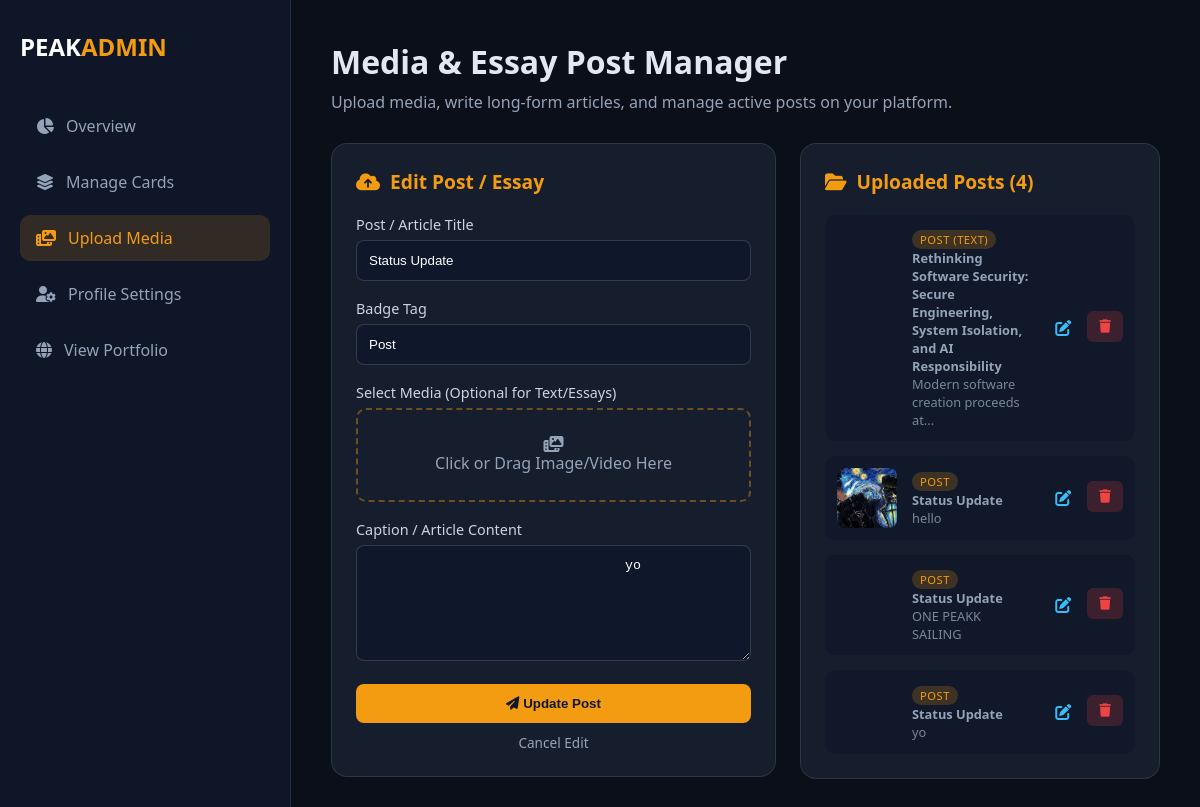
The app's page /dashboard/post?edit_id=1 (signed in) with its own data.
### app.py (models this page shows)
class MediaUpload(db.Model):
    id = db.Column(db.Integer, primary_key=True)
    title = db.Column(db.String(100), nullable=True)
    caption = db.Column(db.Text, nullable=True)
    badge = db.Column(db.String(50), default="Featured")
    filename = db.Column(db.String(255), nullable=True)
    media_type = db.Column(db.String(10), nullable=True)
    created_at = db.Column(db.DateTime, default=datetime.utcnow)

### app.py (the view)
@app.route('/dashboard/post')
@login_required
def dashboard_post():
    edit_id = request.args.get('edit_id', type=int)
    edit_post = MediaUpload.query.get(edit_id) if edit_id else None
    uploads = MediaUpload.query.order_by(MediaUpload.id.desc()).all()
    return render_template('dashboard_post.html', uploads=uploads, edit_post=edit_post)

### app.py (called while the page is built)
@login_manager.user_loader
def load_user(user_id):
    return db.session.get(User, int(user_id))

### templates/dashboard_post.html (shortened to what this page needs)
<!DOCTYPE html>
<html lang="en">
<head>
    <link rel="stylesheet" href="https://cdnjs.cloudflare.com/ajax/libs/font-awesome/6.4.0/css/all.min.css">
    <link rel="stylesheet" href="{{ url_for('static', filename='css/dashboard.css') }}">
</head>
<body class="dashboard-body">
    <div class="dashboard-container">
        <aside class="dashboard-sidebar">
            <div class="brand">
                <h2>PEAK<span>ADMIN</span></h2>
            </div>
            <nav class="dash-nav">
                <a href="{{ url_for('dashboard') }}">
                    <i class="fa-solid fa-chart-pie"></i> Overview
                </a>
                <a href="{{ url_for('dashboard_cards') }}">
                    <i class="fa-solid fa-layer-group"></i> Manage Cards
                </a>
                <a href="{{ url_for('dashboard_post') }}" class="active">
                    <i class="fa-solid fa-photo-film"></i> Upload Media
                </a>
                <a href="{{ url_for('dashboard_profile_page') }}">
                    <i class="fa-solid fa-user-gear"></i> Profile Settings
                </a>
                <a href="{{ url_for('home') }}">
                    <i class="fa-solid fa-globe"></i> View Portfolio
                </a>
            </nav>
        </aside>
        <main class="dashboard-content">
            <header class="dash-header">
                <h1>Media & Essay Post Manager</h1>
                <p>Upload media, write long-form articles, and manage active posts on your platform.</p>
            </header>
            <div class="dash-grid">
                <div class="dash-card">
                    <h3>
                        <i class="fa-solid fa-cloud-arrow-up"></i>
                        {% if edit_post %}Edit Post / Essay{% else %}New Media or Essay Post{% endif %}
                    </h3>
                    <form action="{% if edit_post %}{{ url_for('update_media', upload_id=edit_post.id) }}{% else %}{{ url_for('upload_media') }}{% endif %}"
                          method="POST"
                          enctype="multipart/form-data"
                          class="dash-form">
                        <div class="form-group">
                            <label for="title">Post / Article Title</label>
                            <input type="text" id="title" name="title" class="form-control"
                                   placeholder="e.g. Rethinking Software Security..."
                                   value="{{ edit_post.title if edit_post else '' }}">
                        </div>
                        <div class="form-group">
                            <label for="badge">Badge Tag</label>
                            <input type="text" id="badge" name="badge" class="form-control"
                                   placeholder="e.g. POST (TEXT), Article, Essay"
                                   value="{{ edit_post.badge if edit_post else 'POST (TEXT)' }}">
                        </div>
                        <div class="form-group">
                            <label>Select Media (Optional for Text/Essays)</label>
                            <div class="file-upload-wrapper">
                                <div class="file-dummy">
                                    <i class="fa-solid fa-photo-film"></i>
                                    <span id="file-label">Click or Drag Image/Video Here</span>
                                </div>
                            </div>
                        </div>
                        <div class="form-group">
                            <label for="caption_editor">Caption / Article Content</label>
                            <textarea id="caption_editor" name="caption" rows="6">
                                {{ edit_post.caption if edit_post else '' }}
                            </textarea>
                        </div>
                        <div class="form-actions" style="margin-top: 15px;">
                            <button type="submit" class="btn-submit">
                                <i class="fa-solid fa-paper-plane"></i>
                                {% if edit_post %}Update Post{% else %}Post Media{% endif %}
                            </button>
                            {% if edit_post %}
                                <a href="{{ url_for('dashboard_post') }}"
                                   style="display: block; text-align: center; color: #94a3b8; margin-top: 10px; text-decoration: none; font-size: 0.85rem;">
                                    Cancel Edit
                                </a>
                            {% endif %}
                        </div>
                    </form>
                </div>
                <div class="dash-card">
                    <h3><i class="fa-solid fa-folder-open"></i> Uploaded Posts ({{ uploads|length if uploads else 0 }})</h3>
                    <div class="card-list">
                        {% if uploads %}
                            {% for item in uploads %}
                            <div class="card-item">
                                <div class="thumb-box">
                                    {% if item.filename %}
                                        {% if item.media_type == 'image' %}
                                            <img src="{{ url_for('static', filename='uploads/' + item.filename) }}" alt="Media">
                                        {% else %}
                                            <video src="{{ url_for('static', filename='uploads/' + item.filename) }}" muted></video>
                                        {% endif %}
                                    {% else %}
                                        <div style="display: flex; align-items: center; justify-content: center; height: 100%; background: #1e293b; color: #f59e0b;">
                                            <i class="fa-solid fa-file-lines" style="font-size: 1.5rem;"></i>
                                        </div>
                                    {% endif %}
                                </div>
                                <div class="card-info">
                                    <span class="badge">{{ item.badge or item.media_type|upper or 'POST' }}</span>
                                    <p><strong>{{ item.title or 'Untitled Post' }}</strong></p>
                                    <p style="font-size: 0.8rem; opacity: 0.8;">{{ item.caption|striptags|truncate(40) }}</p>
                                </div>
                                <div class="card-actions" style="display: flex; gap: 6px;">
                                    <a href="{{ url_for('dashboard_post', edit_id=item.id) }}" class="btn-edit" title="Edit Post" style="padding: 6px 10px; color: #38bdf8;">
                                        <i class="fa-solid fa-pen-to-square"></i>
                                    </a>
                                    <form action="{{ url_for('delete_media', upload_id=item.id) }}" method="POST" onsubmit="return confirm('Delete this media file?');" style="margin: 0;">
                                        <button type="submit" class="btn-delete" title="Delete Media">
                                            <i class="fa-solid fa-trash"></i>
                                        </button>
                                    </form>
                                </div>
                            </div>
                            {% endfor %}
                        {% else %}
                            <p class="empty-msg">No media uploads found. Use the form to post videos, images, or articles!</p>
                        {% endif %}
                    </div>
                </div>
            </div>
        </main>
    </div>
</body>
</html>

### static/css/dashboard.css (style rules this page uses)
body.dashboard-body { background-color: #0b0f19; color: #e2e8f0; font-family: 'Segoe UI', Tahoma, Geneva, Verdana, sans-serif; margin: 0; padding: 0; }
.dashboard-container { display: flex; min-height: 100vh; }
.dashboard-sidebar { width: 250px; background: rgba(15, 23, 42, 0.95); border-right: 1px solid rgba(255, 255, 255, 0.1); padding: 30px 20px; display: flex; flex-direction: column; }
.dashboard-sidebar .brand h2 { color: #ffffff; font-size: 1.5rem; margin: 0 0 40px 0; }
.dashboard-sidebar .brand span { color: #f39c12; }
.dash-nav a { display: flex; align-items: center; gap: 12px; color: #94a3b8; text-decoration: none; padding: 12px 16px; border-radius: 10px; margin-bottom: 10px; transition: all 0.2s ease; }
.dash-nav a:hover, .dash-nav a.active { background: rgba(243, 156, 18, 0.15); color: #f39c12; }
.dashboard-content { flex: 1; padding: 40px; overflow-y: auto; }
.dash-header { margin-bottom: 30px; }
.dash-header h1 { font-size: 2rem; margin: 0 0 8px 0; }
.dash-header p { color: #94a3b8; margin: 0; }
.dash-grid { display: grid; grid-template-columns: 1fr 1fr; gap: 30px; }
.dash-card { background: rgba(30, 41, 59, 0.6); backdrop-filter: blur(12px); border: 1px solid rgba(255, 255, 255, 0.1); border-radius: 16px; padding: 24px; }
.dash-card h3 { margin: 0 0 20px 0; font-size: 1.2rem; color: #f39c12; display: flex; align-items: center; gap: 10px; }
.dash-form .form-group { margin-bottom: 18px; }
.dash-form label { display: block; margin-bottom: 6px; font-size: 0.9rem; color: #cbd5e1; }
.dash-form input[type="text"], .dash-form textarea { width: 100%; padding: 12px; background: rgba(15, 23, 42, 0.8); border: 1px solid rgba(255, 255, 255, 0.15); border-radius: 8px; color: #ffffff; box-sizing: border-box; }
.file-upload-wrapper { position: relative; height: 90px; border: 2px dashed rgba(243, 156, 18, 0.4); border-radius: 10px; overflow: hidden; }
.file-dummy { display: flex; flex-direction: column; align-items: center; justify-content: center; height: 100%; color: #94a3b8; }
.btn-submit { width: 100%; padding: 12px; background: #f39c12; border: none; border-radius: 8px; color: #0f172a; font-weight: bold; cursor: pointer; transition: background 0.2s; }
.card-list { display: flex; flex-direction: column; gap: 15px; }
.card-item { display: flex; align-items: center; background: rgba(15, 23, 42, 0.7); padding: 12px; border-radius: 10px; gap: 15px; }
.thumb-box { width: 60px; height: 60px; border-radius: 8px; overflow: hidden; flex-shrink: 0; }
.thumb-box img { width: 100%; height: 100%; object-fit: cover; }
.card-info { flex: 1; }
.card-info .badge { font-size: 0.7rem; background: rgba(243, 156, 18, 0.2); color: #f39c12; padding: 2px 8px; border-radius: 12px; }
.card-info p { margin: 0; font-size: 0.8rem; color: #94a3b8; }
.btn-delete { background: rgba(239, 68, 68, 0.2); color: #ef4444; border: none; padding: 8px 12px; border-radius: 6px; cursor: pointer; transition: background 0.2s; }
.thumb-box video { width: 100%; height: 100%; object-fit: cover; border-radius: 8px; }
.card-info .badge { text-transform: uppercase; letter-spacing: 0.5px; }

### templates/dashboard_post.html (style rules this page uses)
.dashboard-content { overflow-x: hidden; width: 100%; box-sizing: border-box; }
.dash-grid { display: grid !important; grid-template-columns: minmax(0, 1fr) 360px !important; gap: 24px !important; align-items: start !important; width: 100% !important; }
.dash-card { min-width: 0 !important; position: relative !important; z-index: 1 !important; }

### records on screen
MediaUpload: title "Status Update", badge "Post", caption "yo", badge "POST"
MediaUpload: badge "POST (TEXT)", title "Rethinking Software Security: Secure Engineering, System Isolation, and AI Responsibility", caption "Modern software creation proceeds at..."
MediaUpload: filename (picture), badge "POST", title "Status Update", caption "hello"
MediaUpload: badge "POST", title "Status Update", caption "ONE PEAKK SAILING"

### other values on screen
{{ uploads|length if uploads else 0 }} "4"
